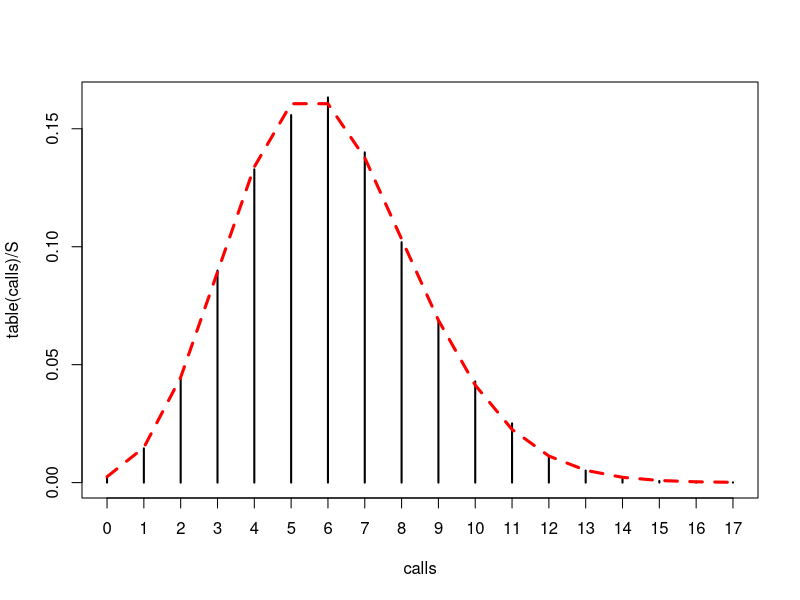

This figure's R source:
S=10000
calls=c()
for(s in 1:S){
  k = 0
  totaltime = 0
  while(totaltime<=60){
    totaltime = totaltime + rexp(1,1/10)
    k = k+1
  }
  calls[s]=k-1
  if(s%%1000==0)
    print(s)
}

plot(table(calls)/S)
lines(min(calls):max(calls),
      dpois(min(calls):max(calls),6),col='red',lty=2,lwd=3)